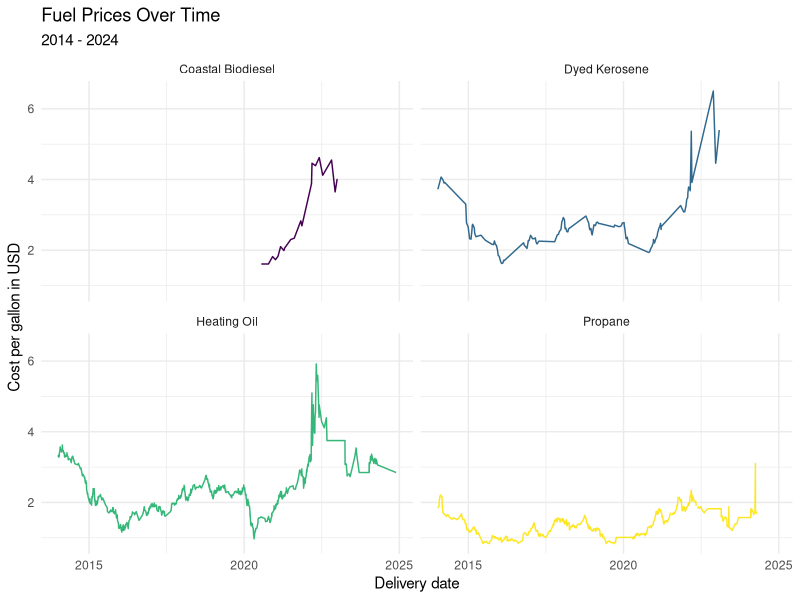
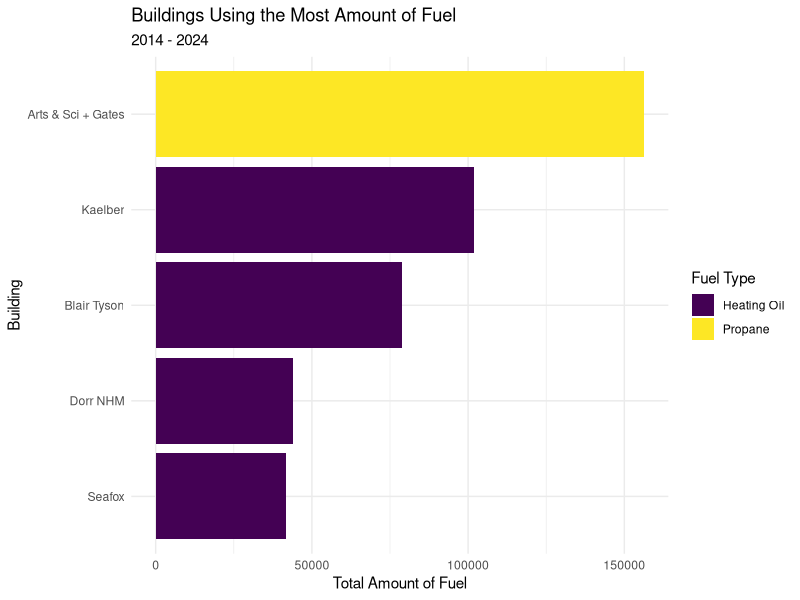
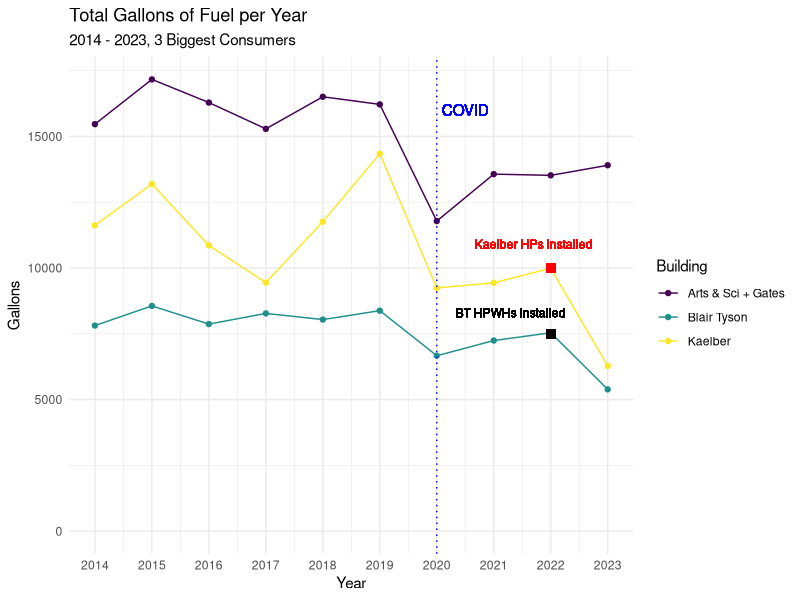
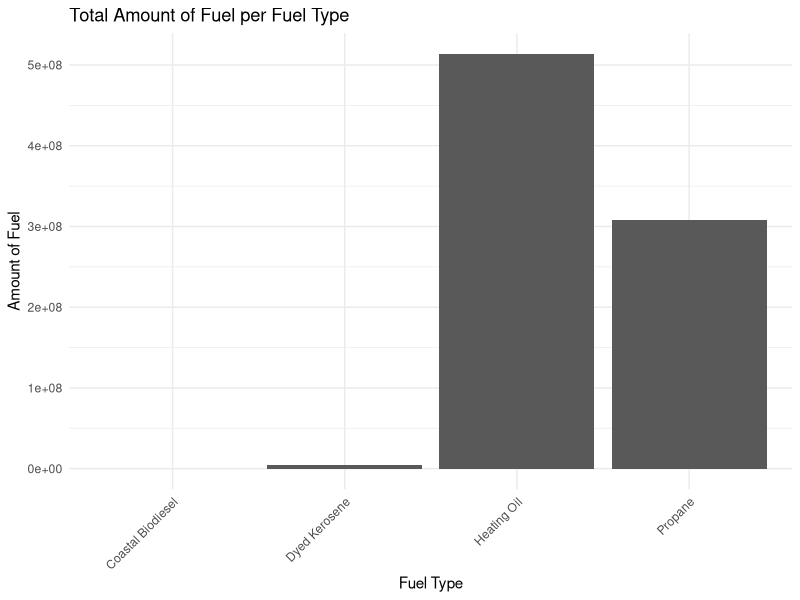
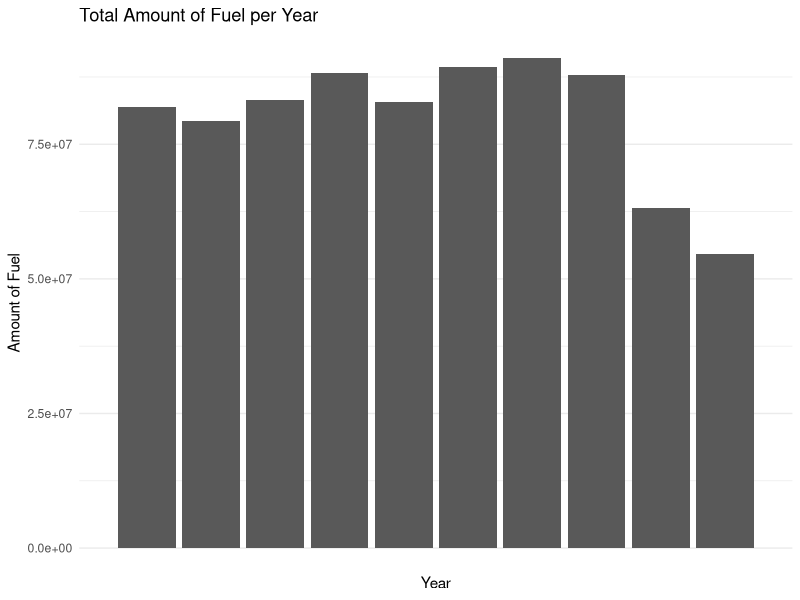
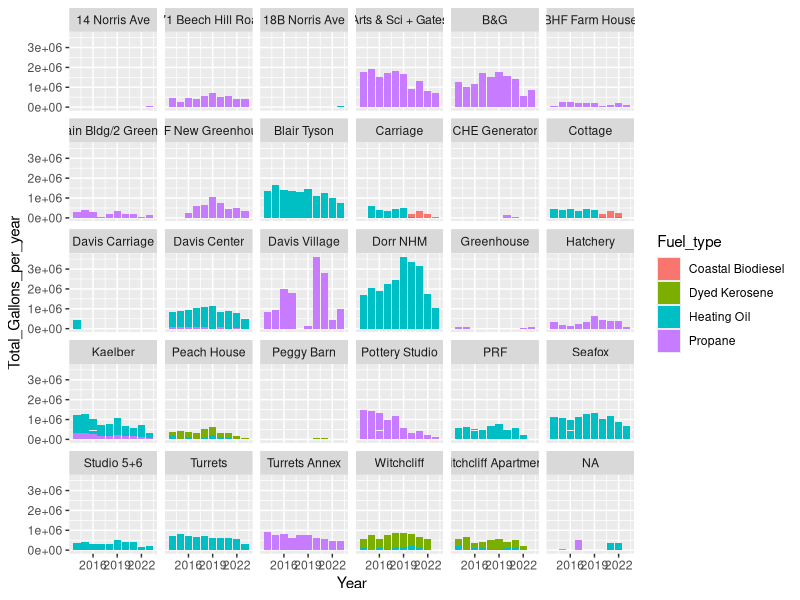
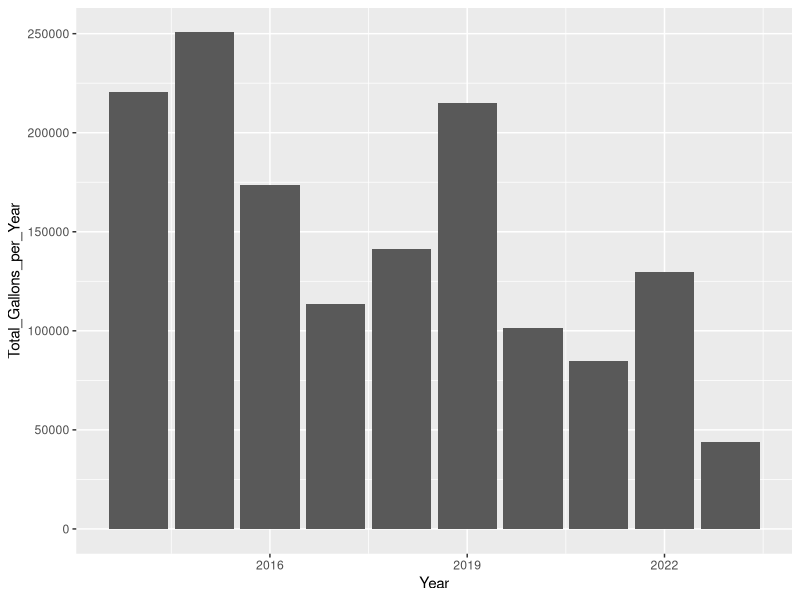
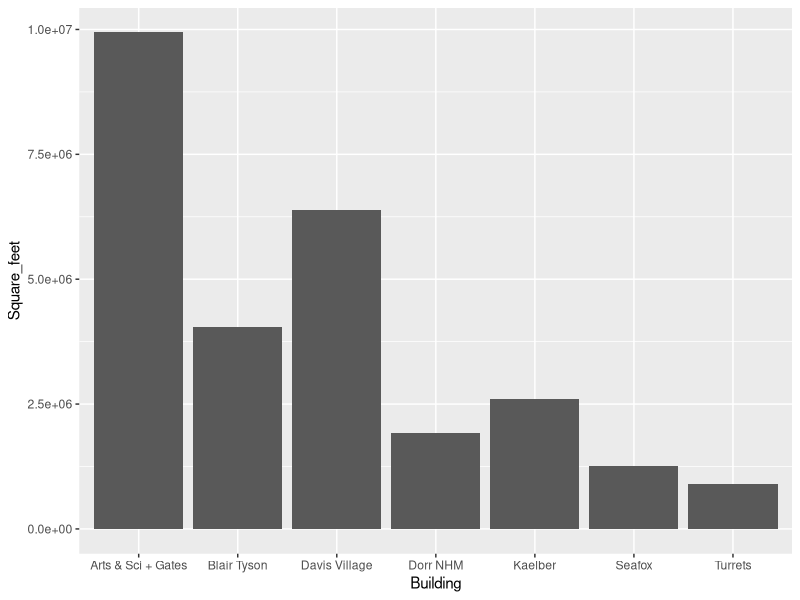

Source code (R) for these figures, in order:
## ---- chunk 1
library(tidyverse)
library(broom)
library(readr)
library(lubridate)
library(stringr)
library(dplyr)
## ---- chunk 2
fuels <- read_csv("../data/Dead-River.csv",
                  col_names = c("X1", "X2", 
                                "Delivery_date", "Fuel_type",
                                "Tank_number", "Building",
                                "Gallons", "Unit_cost",
                                "Cost"))
## ---- chunk 3
area <- read_csv("../data/BuildingArea.csv",
                 col_names = c("Building", "Square_feet"))
## ---- chunk 4
fuels <- fuels |>
left_join(area)
## ---- chunk 5
fuels <- fuels |>
select(Delivery_date, Fuel_type, Tank_number, Building, Gallons, Unit_cost, Cost, Square_feet) |>
  filter(Delivery_date != "Delivery Date") |> 
  mutate(Delivery_date = mdy(Delivery_date))
 
## ---- chunk 6
fuels <- fuels |>  
  mutate(Tank_number = case_when(
   Tank_number == "Tank 8" ~ "8",
   Tank_number == "Tank 3" ~ "3",
   Tank_number == "Tank 24" ~ "24",
   Tank_number == "Tank 17" ~ "17",
   TRUE ~ Tank_number
  ),
  Tank_number = as.integer(Tank_number))
## ---- chunk 7
fuels <- fuels |>
  mutate(Cost = case_when(
    Cost == "610.12 cr" ~ "-610.12", # the cr denotes a credit/refund, so here it is changed to a negative numeric value
    TRUE ~ Cost
  ),
  Cost = as.numeric(Cost))
## ---- chunk 8
fuels <- fuels |>  
  mutate(Fuel_type = case_when(
    Fuel_type == "#2 HEATING OIL" ~ "Heating Oil",
    Fuel_type == "#2 Heating Oil" ~ "Heating Oil",
    Fuel_type == "SLPP #2 FUEL OIL" ~ "Heating Oil",
    Fuel_type == "SLP LIQ PROPANE" ~ "Propane",
    Fuel_type == "LIQUID PROPANE" ~ "Propane",
    Fuel_type == "DYED KEROSENE" ~ "Dyed Kerosene",
  TRUE ~ Fuel_type
  ))
## ---- chunk 9
fuels <- fuels |>
  mutate(Gallons = as.numeric(Gallons)) |>
  mutate(Unit_cost = as.numeric(Unit_cost))
## ---- chunk 10
fuels <- fuels |>
  mutate(Year = substr(Delivery_date, 1, 4)) |>
  mutate(Month = substr(Delivery_date, 6, 7)) |>
  mutate(Year = as.numeric(Year)) |>
  mutate(Month = as.numeric(Month))
## ---- chunk 11
fuels <- fuels |>
  mutate(Square_feet = case_when(
    Building == "Turrets" ~ "8400",
    Building == "Turrets Annex" ~ "4200",
    TRUE ~ Square_feet
  )) |>
  mutate(Square_feet = as.numeric(Square_feet))
## ---- chunk 12

# make one big function

# main_total_fuels <- data.frame(
#  Building = unique(fuels$Building),
#  Total_Gallons = unique(fuels$Total_Gallons_per_Building)
# )

# main_total_fuels |>
#   filter(Building == c("Witchcliff Apartments", "Witchcliff","Studio 5+6","PRF",
#                        "Pottery Studio","Peggy Barn", "Peach House", "Hatchery", "Greenhouse", 
#                        "Davis Carriage", "Cottage", "CHE Generator", "Carriage", 
#                        "BHF New Greenhouse", "BHF Main Bldg/2 Greenhouse", "BHF Farm House", 
#                        "18B Norris Ave", "171 Beech Hill Road", "14 Norris Ave")) |>
#   (Other_Gallons <- sum(Total_Gallons))

# with(main_total_fuels, sum(Total_Gallons[Total_Gallons < 9952.2]))

# main_total_fuels <- main_total_fuels |>
#  add_row(Building = "Other", 
#          Total_Gallons = with(main_total_fuels, sum(Total_Gallons[Total_Gallons < #9952.2])))

#main_total_fuels <- main_total_fuels |>
#  filter(Total_Gallons >= 9952.2 | Building == "Other")


## ---- chunk 13
p1 <- starwars |>
  filter(mass < 1000, 
         species %in% c("Human", "Cerean", "Pau'an", "Droid", "Gungan")) |>
  ggplot() +
  geom_point(aes(x = mass, 
                 y = height, 
                 color = species)) +
  labs(x = "Weight (kg)", 
       y = "Height (m)",
       color = "Species",
       title = "Weight and Height of Select Starwars Species",
       caption = paste("This data comes from the starwars api: https://swapi.py43.com"))


ggsave("example-starwars.png", width = 4, height = 4)

ggsave("example-starwars-wide.png", width = 6, height = 4)
## ---- chunk 14
fuels %>% 
  ggplot(mapping = aes(x = Delivery_date, y = Unit_cost, color = Fuel_type)) +
  geom_line() +
  facet_wrap(~ Fuel_type) +
  scale_color_viridis_d() +
  theme_minimal() +
  guides(color = FALSE) +
  labs(title = "Fuel Prices Over Time",
       subtitle = "2014 - 2024",
       x = "Delivery date",
       y = "Cost per gallon in USD")

## ---- chunk 15
fuels |>
  group_by(Building, Fuel_type) |>
  summarize(Total_Gallons_per_Building = sum(Gallons), .groups = "drop") |>
  slice_max(order_by = Total_Gallons_per_Building, n = 5) |>
  slice_max(Total_Gallons_per_Building, n = 5) |>
  ggplot(aes(y = fct_reorder(Building, Total_Gallons_per_Building), x = Total_Gallons_per_Building, fill = Fuel_type)) +
  geom_col() +
  theme_minimal() +
  scale_fill_viridis_d() +
  guides(color = FALSE) +
  labs(title = "Buildings Using the Most Amount of Fuel",
       subtitle = "2014 - 2024",
       y = "Building",
       x = "Total Amount of Fuel",
       fill = "Fuel Type")

ggsave("Buildings-Using-Most-Fuel.png")

## ---- chunk 16
fuels |>
  filter(Building %in% c("Blair Tyson", "Arts & Sci + Gates", "Kaelber"), Year < 2024) |>
  group_by(Building, Year) |>
  summarize(year_sum = sum(Gallons), .groups = "drop") |>
  ggplot(aes(x = Year, y = year_sum, color = Building, group = Building)) +
  geom_point() +
  geom_line() +
  theme_minimal() +
  labs(title = "Total Gallons of Fuel per Year",
       subtitle = "2014 - 2023, 3 Biggest Consumers",
       y = "Gallons") +
  scale_x_continuous(breaks = seq(from = 2014, to = 2024, by = 1)) +
  ylim(0, NA) +
  scale_color_viridis_d() +
  geom_vline(xintercept = 2020, linetype = "dotted", colour = "blue") +
  geom_text(aes(x = 2020.5, y = 16000), label = "COVID", colour = "blue") +
  geom_text(aes(x = 2021.3, y = 8300), label = "BT HPWHs installed", colour = "black", size = 3) +
  geom_text(aes(x = 2021.7, y = 10900), label = "Kaelber HPs installed", colour = "red", size = 3) +
  geom_point(aes(x = 2022, y = 10000), color = "red", size = 3, shape = 15) +
  geom_point(aes(x = 2022, y = 7500), color = "black", size = 3, shape = 15)

ggsave("3-biggest-consumers-over-time.png", width = 8, height = 4)
## ---- chunk 17
fuels |>
  group_by(Fuel_type) |>
  mutate(Total_Gallons_per_Fuel_Type = sum(Gallons)) |>
ggplot(aes(x = Fuel_type, y = Total_Gallons_per_Fuel_Type)) +
  geom_col() +
  scale_x_discrete(guide = guide_axis(angle = 45)) +
  theme_minimal() +
  guides(color = FALSE) +
  labs(title = "Total Amount of Fuel per Fuel Type",
       x = "Fuel Type",
       y = "Amount of Fuel")
## ---- chunk 18
fuels |>
  group_by(Fuel_type) |>
  mutate(Total_Gallons_per_Fuel_Type = sum(Gallons)) |>
  filter(Year != 2024) |>
  ggplot(aes(x = Year, y = Total_Gallons_per_Fuel_Type)) +
  geom_col() +
  scale_x_discrete(guide = guide_axis(angle = 45)) +
  theme_minimal() +
  guides(color = FALSE) +
  labs(title = "Total Amount of Fuel per Year",
       x = "Year",
       y = "Amount of Fuel")
## ---- chunk 19

fuels |>
  filter(Year != 2024) |>
  group_by(Year) |>
  mutate(Total_Gallons_per_year = sum(Gallons)) %>% 
  ggplot(aes(x = Year, y = Total_Gallons_per_year, fill = Fuel_type))+
  geom_col() +
  facet_wrap(~Building)
  theme_minimal()

## ---- chunk 20

fuels |>
  filter(Building == "Kaelber" & Year != 2024) |>
  group_by(Year) |>
  #View() |>
  mutate(Total_Gallons_per_Year = sum(Gallons)) |>
  ggplot(aes(x = Year, y = Total_Gallons_per_Year)) +
  geom_col()

## ---- chunk 21

# do factor shift thingy

# ggplot(main_total_fuels, aes(x = "", y = Total_Gallons, fill = Building)) +
#  geom_bar(stat = "identity", width = 1, color = "white") +
#  coord_polar("y", start = 0) +
#  theme_void()

## ---- chunk 22
fuels |>
  filter(Square_feet >= 5000) |>
  ggplot(aes(x = Building, y = Square_feet)) +
  geom_col()
## ---- chunk 23
fuels |>
  filter(Year >= 2019, Year <= 2023) |>
  group_by(Building) |>
  mutate(Total_Gallons_per_Building = sum(Gallons)) |>
  mutate(total_per_sf = (Total_Gallons_per_Building / Square_feet)) |>
  summarize(total_per_sf = unique(total_per_sf)) |>
  filter(total_per_sf > 2) |>
  ggplot(aes(x = Building, y = total_per_sf)) +
  geom_col() +
  labs(title = "Total Gallons per Square Foot",
       subtitle = "Highest 6 Buildings",
       y = "Total Gallons per Square Foot") +
  theme_minimal() +
  coord_flip()
